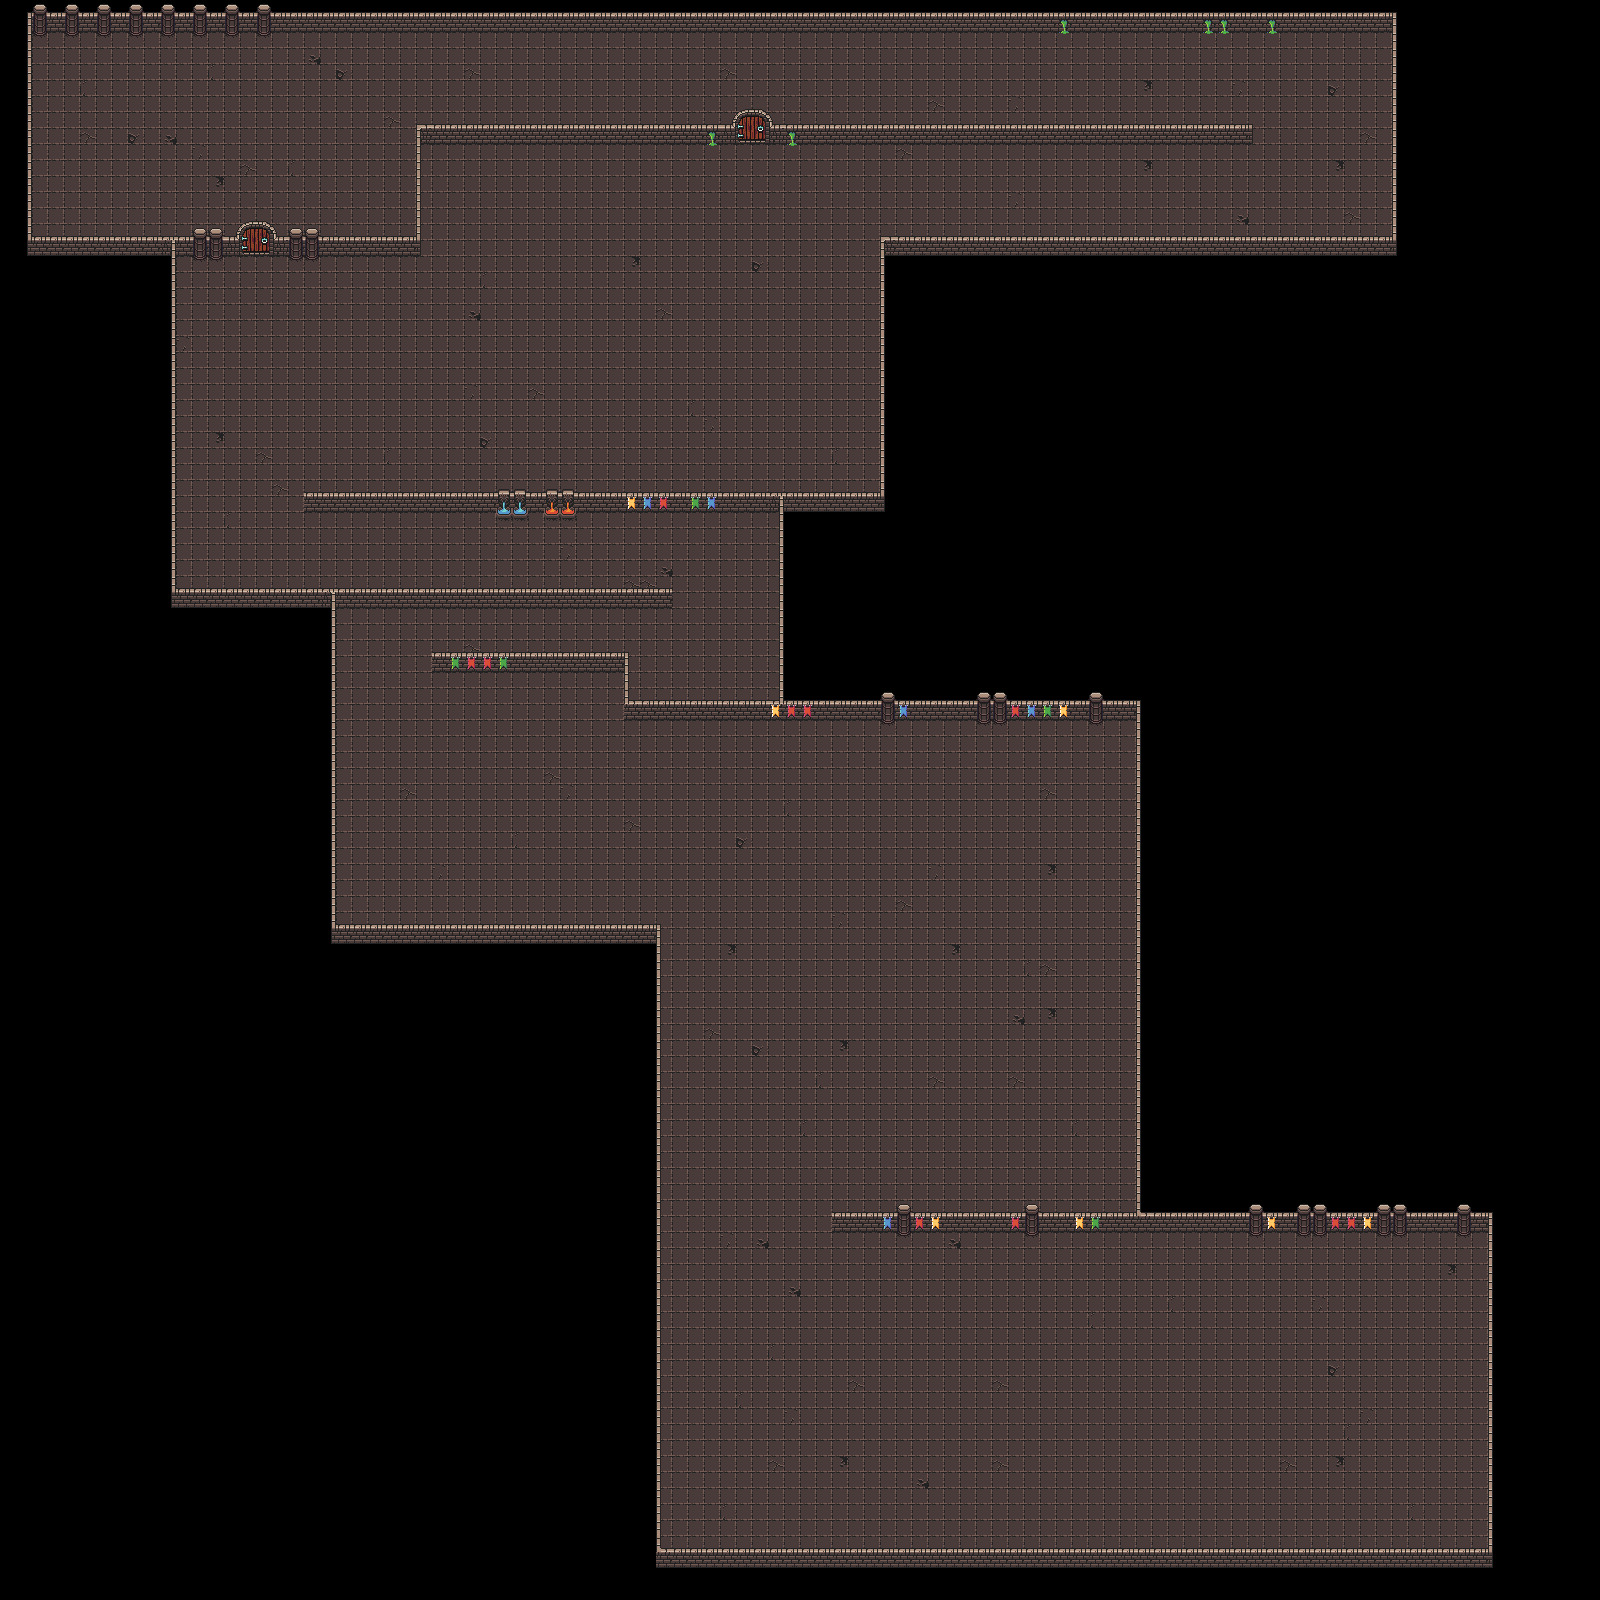

This is a level from a 2D game, rendered from its Tiled map with the project's own tilesets. A one-line summary and the map file follow, with tile-layer data summarised:
An orthogonal 100x100 tile map with 16x16 px tiles, 2 tile layers (Ground, Wall) and 10 objects.

<map version="1.5" tiledversion="1.7.2" orientation="orthogonal" renderorder="right-down" width="100" height="100" tilewidth="16" tileheight="16" infinite="0" nextlayerid="4" nextobjectid="20">
 <editorsettings>
  <export target="../public/dungeon02.json" format="json" />
 </editorsettings>
 <tileset firstgid="1" name="dungeon" tilewidth="16" tileheight="16" tilecount="108" columns="9">
  <image source="../public/tiles/dungeon_tileset.png" width="144" height="192" />
  <tile id="1">
   <properties>
    <property name="collides" type="bool" value="false" />
   </properties>
  </tile>
  <tile id="2">
   <properties>
    <property name="collides" type="bool" value="false" />
   </properties>
  </tile>
  <tile id="4">
   <properties>
    <property name="collides" type="bool" value="false" />
   </properties>
  </tile>
  <tile id="5">
   <properties>
    <property name="collides" type="bool" value="false" />
   </properties>
  </tile>
  <tile id="10">
   <properties>
    <property name="collides" type="bool" value="true" />
   </properties>
  </tile>
  <tile id="11">
   <properties>
    <property name="collides" type="bool" value="true" />
   </properties>
  </tile>
  <tile id="12">
   <properties>
    <property name="collides" type="bool" value="false" />
   </properties>
  </tile>
  <tile id="13">
   <properties>
    <property name="collides" type="bool" value="false" />
   </properties>
  </tile>
  <tile id="14">
   <properties>
    <property name="collides" type="bool" value="false" />
   </properties>
  </tile>
  <tile id="15">
   <properties>
    <property name="collides" type="bool" value="false" />
   </properties>
  </tile>
  <tile id="21">
   <properties>
    <property name="collides" type="bool" value="true" />
   </properties>
  </tile>
  <tile id="22">
   <properties>
    <property name="collides" type="bool" value="true" />
   </properties>
  </tile>
  <tile id="23">
   <properties>
    <property name="collides" type="bool" value="true" />
   </properties>
  </tile>
  <tile id="24">
   <properties>
    <property name="collides" type="bool" value="true" />
   </properties>
  </tile>
  <tile id="51">
   <properties>
    <property name="collides" type="bool" value="true" />
   </properties>
  </tile>
  <tile id="52">
   <properties>
    <property name="collides" type="bool" value="true" />
   </properties>
  </tile>
  <tile id="53">
   <properties>
    <property name="collides" type="bool" value="true" />
   </properties>
  </tile>
  <tile id="64">
   <properties>
    <property name="collides" type="bool" value="true" />
   </properties>
  </tile>
  <tile id="65">
   <properties>
    <property name="collides" type="bool" value="true" />
   </properties>
  </tile>
  <tile id="66">
   <properties>
    <property name="collides" type="bool" value="true" />
   </properties>
  </tile>
  <tile id="67">
   <properties>
    <property name="collides" type="bool" value="true" />
   </properties>
  </tile>
  <tile id="69">
   <properties>
    <property name="collides" type="bool" value="true" />
   </properties>
  </tile>
  <tile id="70">
   <properties>
    <property name="collides" type="bool" value="true" />
   </properties>
  </tile>
  <tile id="71">
   <properties>
    <property name="collides" type="bool" value="true" />
   </properties>
  </tile>
  <tile id="73">
   <properties>
    <property name="collides" type="bool" value="true" />
   </properties>
  </tile>
  <tile id="74">
   <properties>
    <property name="collides" type="bool" value="true" />
   </properties>
  </tile>
  <tile id="75">
   <properties>
    <property name="collides" type="bool" value="true" />
   </properties>
  </tile>
  <tile id="81">
   <properties>
    <property name="collides" type="bool" value="false" />
   </properties>
  </tile>
  <tile id="82">
   <properties>
    <property name="collides" type="bool" value="false" />
   </properties>
  </tile>
  <tile id="83">
   <properties>
    <property name="collides" type="bool" value="true" />
   </properties>
  </tile>
  <tile id="84">
   <properties>
    <property name="collides" type="bool" value="true" />
   </properties>
  </tile>
  <tile id="85">
   <properties>
    <property name="collides" type="bool" value="true" />
   </properties>
  </tile>
  <tile id="86">
   <properties>
    <property name="collides" type="bool" value="true" />
   </properties>
  </tile>
  <tile id="87">
   <properties>
    <property name="collides" type="bool" value="true" />
   </properties>
  </tile>
  <tile id="88">
   <properties>
    <property name="collides" type="bool" value="false" />
   </properties>
  </tile>
  <tile id="89">
   <properties>
    <property name="collides" type="bool" value="false" />
   </properties>
  </tile>
  <tile id="90">
   <properties>
    <property name="collides" type="bool" value="true" />
   </properties>
  </tile>
  <tile id="91">
   <properties>
    <property name="collides" type="bool" value="true" />
   </properties>
  </tile>
  <tile id="92">
   <properties>
    <property name="collides" type="bool" value="true" />
   </properties>
  </tile>
  <tile id="93">
   <properties>
    <property name="collides" type="bool" value="true" />
   </properties>
  </tile>
  <tile id="94">
   <properties>
    <property name="collides" type="bool" value="false" />
   </properties>
  </tile>
  <tile id="95">
   <properties>
    <property name="collides" type="bool" value="true" />
   </properties>
  </tile>
  <tile id="96">
   <properties>
    <property name="collides" type="bool" value="true" />
   </properties>
  </tile>
  <tile id="97">
   <properties>
    <property name="collides" type="bool" value="false" />
   </properties>
  </tile>
  <tile id="98">
   <properties>
    <property name="collides" type="bool" value="false" />
   </properties>
  </tile>
  <tile id="99">
   <properties>
    <property name="collides" type="bool" value="true" />
   </properties>
  </tile>
  <tile id="100">
   <properties>
    <property name="collides" type="bool" value="true" />
   </properties>
  </tile>
  <tile id="101">
   <properties>
    <property name="collides" type="bool" value="true" />
   </properties>
  </tile>
  <tile id="102">
   <properties>
    <property name="collides" type="bool" value="true" />
   </properties>
  </tile>
  <tile id="103">
   <properties>
    <property name="collides" type="bool" value="false" />
   </properties>
  </tile>
  <tile id="104">
   <properties>
    <property name="collides" type="bool" value="false" />
   </properties>
  </tile>
  <tile id="105">
   <properties>
    <property name="collides" type="bool" value="true" />
   </properties>
  </tile>
  <tile id="106">
   <properties>
    <property name="collides" type="bool" value="false" />
   </properties>
  </tile>
  <tile id="107">
   <properties>
    <property name="collides" type="bool" value="false" />
   </properties>
  </tile>
 </tileset>
 <layer id="2" name="Ground" width="100" height="100">
  <data>[10000 cells, 4602 non-empty, 12 distinct tile ids]</data>
 </layer>
 <layer id="1" name="Wall" width="100" height="100">
  <data>[10000 cells, 1050 non-empty, 37 distinct tile ids]</data>
 </layer>
 <objectgroup id="3" name="Chests">
  <object id="6" gid="1" x="191.729" y="49.5571" width="16" height="16" />
  <object id="7" gid="1" x="170.526" y="49.5571" width="16" height="16" />
  <object id="8" gid="1" x="150.596" y="49.1331" width="16" height="16" />
  <object id="10" gid="1" x="336.754" y="294.235" width="16" height="16" />
  <object id="12" gid="1" x="830.775" y="116.133" width="16" height="16" />
  <object id="13" gid="1" x="853.674" y="223.843" width="16" height="16" />
  <object id="14" gid="1" x="852.826" y="238.684" width="16" height="16" />
  <object id="15" gid="1" x="758.686" y="158.114" width="16" height="16" />
  <object id="16" gid="1" x="738.332" y="157.69" width="16" height="16" />
  <object id="17" gid="1" x="742.997" y="520.255" width="16" height="16" />
 </objectgroup>
</map>